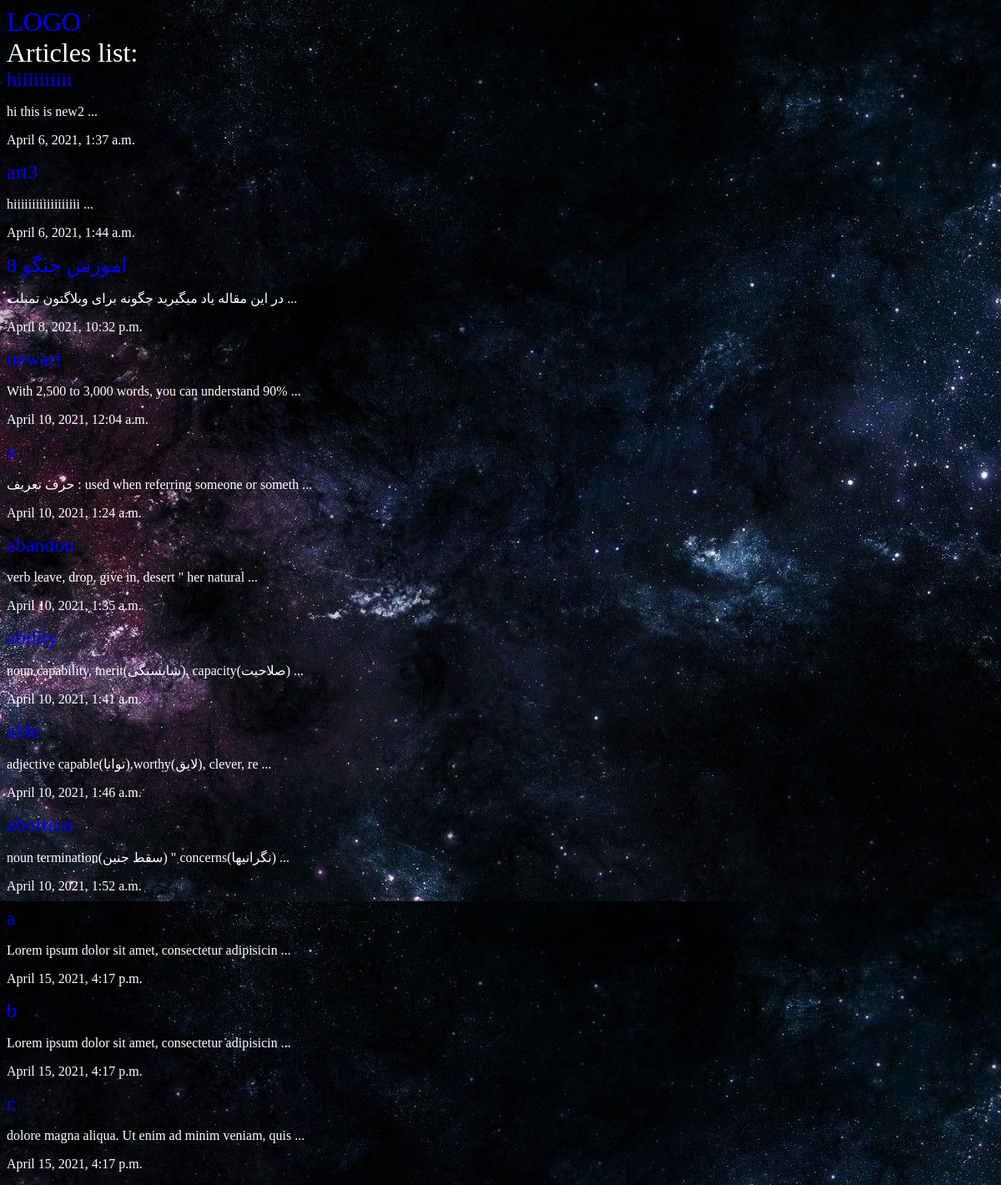
The app's page /articles/ with its own data.
### articles/models.py (models this page shows, shortened)
class Article(models.Model):
    title=models.CharField(max_length = 100)
    slug=models.SlugField()
    body=models.TextField()
    date=models.DateTimeField(auto_now_add= True)
    def snippet(self):
        return self.body[:50] + ' ...'

### articles/views.py (the view)
# urls.py: path('', views.articles_list, name="list"),
def articles_list(request):
    articles = models.Article.objects.all().order_by('date')
    args = {'articles':articles}
    return render(request,'articles/articlelist.html',args)

### articles/templates/articles/articlelist.html (shortened to what this page needs)
{% extends 'base.html' %}
{% block content %}
    <h1>Articles list:</h1>
    {% for article in articles %}
    <h2><a href="{% url 'articles:details' slug=article.slug %}">{{ article.title }}</a></h2>
    <p>{{ article.snippet }}</p>
    <p>{{ article.date }}</p>
    {% endfor %}
{% endblock%}

### templates/base.html (shortened to what this page needs)
{% load static %}
<!DOCTYPE html>
<html lang="en" dir="ltr">
  <head>
    <link rel="stylesheet" href="{% static 'style.css' %}">
  </head>
  <body>
    <h1><a href="{% url 'articles:list' %}">LOGO</a></h1>
    <div class="wrapper">
      {% block content %}
      {% endblock %}
    </div>
  </body>
</html>

### assets/style.css (style rules this page uses)
body { background-color: #0f121f; background-image: url(images/stars.jpg); background-repeat-y:no-repeat; background-attachment:fixed; color: #fff; }
body * { font-family:tahoma; }
h1,h2,h3,h4,h5 { font-weight:normal; margin:0; }
a,a:visited { color:blue; text-decoration:none; }

### records on screen
Article: title "hiiiiiiiiii", snippet "hi this is new2 ...", date "April 6, 2021, 1:37 a.m."
Article: title "art3", snippet "hiiiiiiiiiiiiiiiiii ...", date "April 6, 2021, 1:44 a.m."
Article: title "اموزش جنگو 8", snippet "در این مقاله یاد میگیرید چگونه برای وبلاگتون تمپلت ...", date "April 8, 2021, 10:32 p.m."
Article: title "newart", snippet "With 2,500 to 3,000 words, you can understand 90% ...", date "April 10, 2021, 12:04 a.m."
Article: title "a", snippet "حرف تعریف : used when referring someone or someth ...", date "April 10, 2021, 1:24 a.m."
Article: title "abandon", snippet "verb leave, drop, give in, desert \" her natural ...", date "April 10, 2021, 1:35 a.m."
Article: title "ability", snippet "noun capability, merit(شایستگی), capacity(صلاحیت) ...", date "April 10, 2021, 1:41 a.m."
Article: title "able", snippet "adjective capable(توانا),worthy(لایق), clever, re ...", date "April 10, 2021, 1:46 a.m."
Article: title "abortion", snippet "noun termination(سقط جنین) \" concerns(نگرانیها) ...", date "April 10, 2021, 1:52 a.m."
Article: title "a", snippet "Lorem ipsum dolor sit amet, consectetur adipisicin ...", date "April 15, 2021, 4:17 p.m."
Article: title "b", snippet "Lorem ipsum dolor sit amet, consectetur adipisicin ...", date "April 15, 2021, 4:17 p.m."
Article: title "c", snippet "dolore magna aliqua. Ut enim ad minim veniam, quis ...", date "April 15, 2021, 4:17 p.m."
